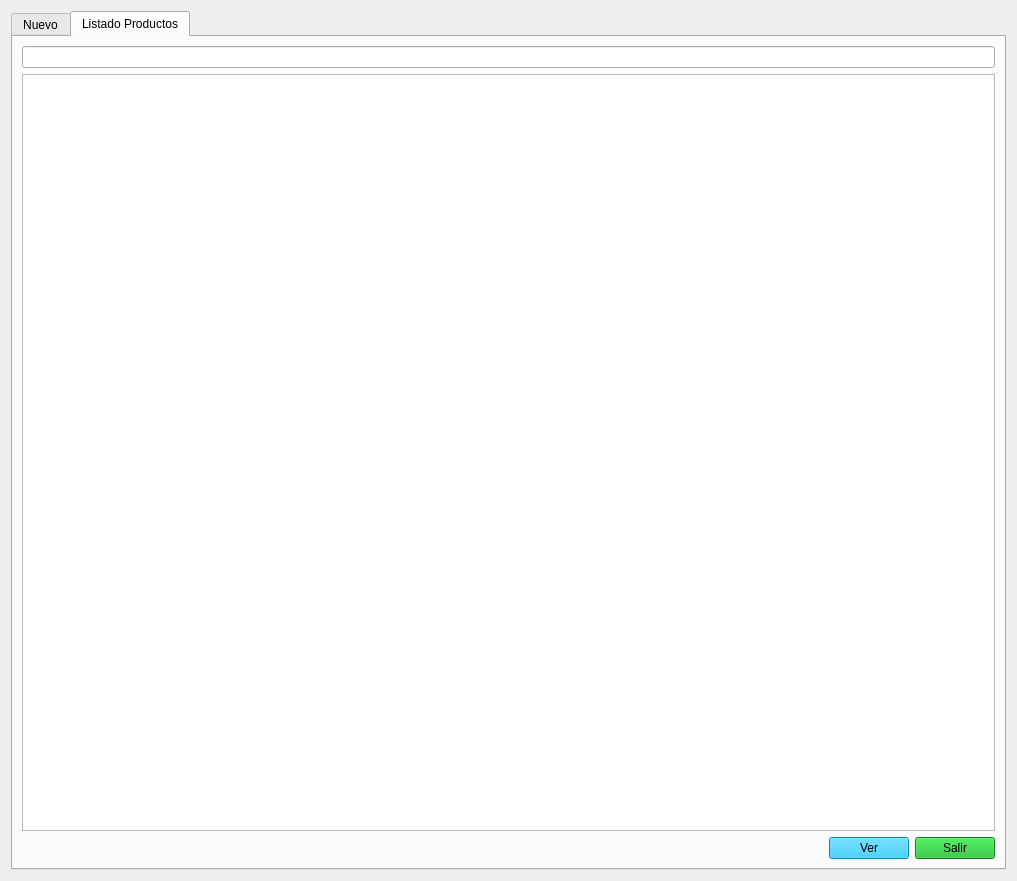
<?xml version="1.0" encoding="UTF-8"?>
<ui version="4.0">
 <class>Form</class>
 <widget class="QWidget" name="Form">
  <property name="windowModality">
   <enum>Qt::WindowModal</enum>
  </property>
  <property name="geometry">
   <rect>
    <x>0</x>
    <y>0</y>
    <width>1017</width>
    <height>881</height>
   </rect>
  </property>
  <property name="windowTitle">
   <string>Productos</string>
  </property>
  <property name="styleSheet">
   <string notr="true">QPushButton{background-color: rgb(6, 191, 249);}
</string>
  </property>
  <layout class="QHBoxLayout" name="horizontalLayout">
   <item>
    <widget class="QTabWidget" name="tabWidget">
     <property name="currentIndex">
      <number>1</number>
     </property>
     <widget class="QWidget" name="tab_nuevo_producto">
      <attribute name="title">
       <string>Nuevo</string>
      </attribute>
      <layout class="QVBoxLayout" name="verticalLayout">
       <item>
        <layout class="QFormLayout" name="formLayout">
         <item row="0" column="0">
          <widget class="QLabel" name="lbl_nombre_prod">
           <property name="text">
            <string>Nombre</string>
           </property>
          </widget>
         </item>
         <item row="0" column="1">
          <widget class="QLineEdit" name="le_nombre_prod"/>
         </item>
         <item row="1" column="0">
          <widget class="QLabel" name="lbl_linea_prod">
           <property name="text">
            <string>Linea</string>
           </property>
          </widget>
         </item>
         <item row="1" column="1">
          <widget class="QLineEdit" name="le_linea_prod"/>
         </item>
         <item row="2" column="0">
          <widget class="QLabel" name="lbl_cliente_prod">
           <property name="text">
            <string>Cliente</string>
           </property>
          </widget>
         </item>
         <item row="2" column="1">
          <widget class="QComboBox" name="cb_cliente_prod"/>
         </item>
        </layout>
       </item>
       <item>
        <layout class="QHBoxLayout" name="horizontalLayout_2">
         <item>
          <spacer name="horizontalSpacer">
           <property name="orientation">
            <enum>Qt::Horizontal</enum>
           </property>
           <property name="sizeHint" stdset="0">
            <size>
             <width>40</width>
             <height>20</height>
            </size>
           </property>
          </spacer>
         </item>
         <item>
          <widget class="QPushButton" name="btn_cancelar_nuevo">
           <property name="text">
            <string>Cancelar</string>
           </property>
          </widget>
         </item>
         <item>
          <widget class="QPushButton" name="btn_guardar_nuevo">
           <property name="text">
            <string>Guardar</string>
           </property>
          </widget>
         </item>
        </layout>
       </item>
      </layout>
     </widget>
     <widget class="QWidget" name="tab_detalle_producto">
      <attribute name="title">
       <string>Listado Productos</string>
      </attribute>
      <layout class="QVBoxLayout" name="verticalLayout_2">
       <item>
        <layout class="QHBoxLayout" name="horizontalLayout_3">
         <item>
          <widget class="QLineEdit" name="le_buscar_prod">
           <property name="clearButtonEnabled">
            <bool>true</bool>
           </property>
          </widget>
         </item>
        </layout>
       </item>
       <item>
        <widget class="QTableView" name="tv_productos"/>
       </item>
       <item>
        <layout class="QHBoxLayout" name="horizontalLayout_4">
         <item>
          <spacer name="horizontalSpacer_2">
           <property name="orientation">
            <enum>Qt::Horizontal</enum>
           </property>
           <property name="sizeHint" stdset="0">
            <size>
             <width>40</width>
             <height>20</height>
            </size>
           </property>
          </spacer>
         </item>
         <item>
          <widget class="QPushButton" name="btn_ver_prod_listado">
           <property name="text">
            <string>Ver</string>
           </property>
          </widget>
         </item>
         <item>
          <widget class="QPushButton" name="btn_cerrar_listado">
           <property name="styleSheet">
            <string notr="true">background-color: rgb(22, 183, 40);</string>
           </property>
           <property name="text">
            <string>Salir</string>
           </property>
          </widget>
         </item>
        </layout>
       </item>
      </layout>
     </widget>
    </widget>
   </item>
  </layout>
 </widget>
 <resources/>
 <connections/>
</ui>
